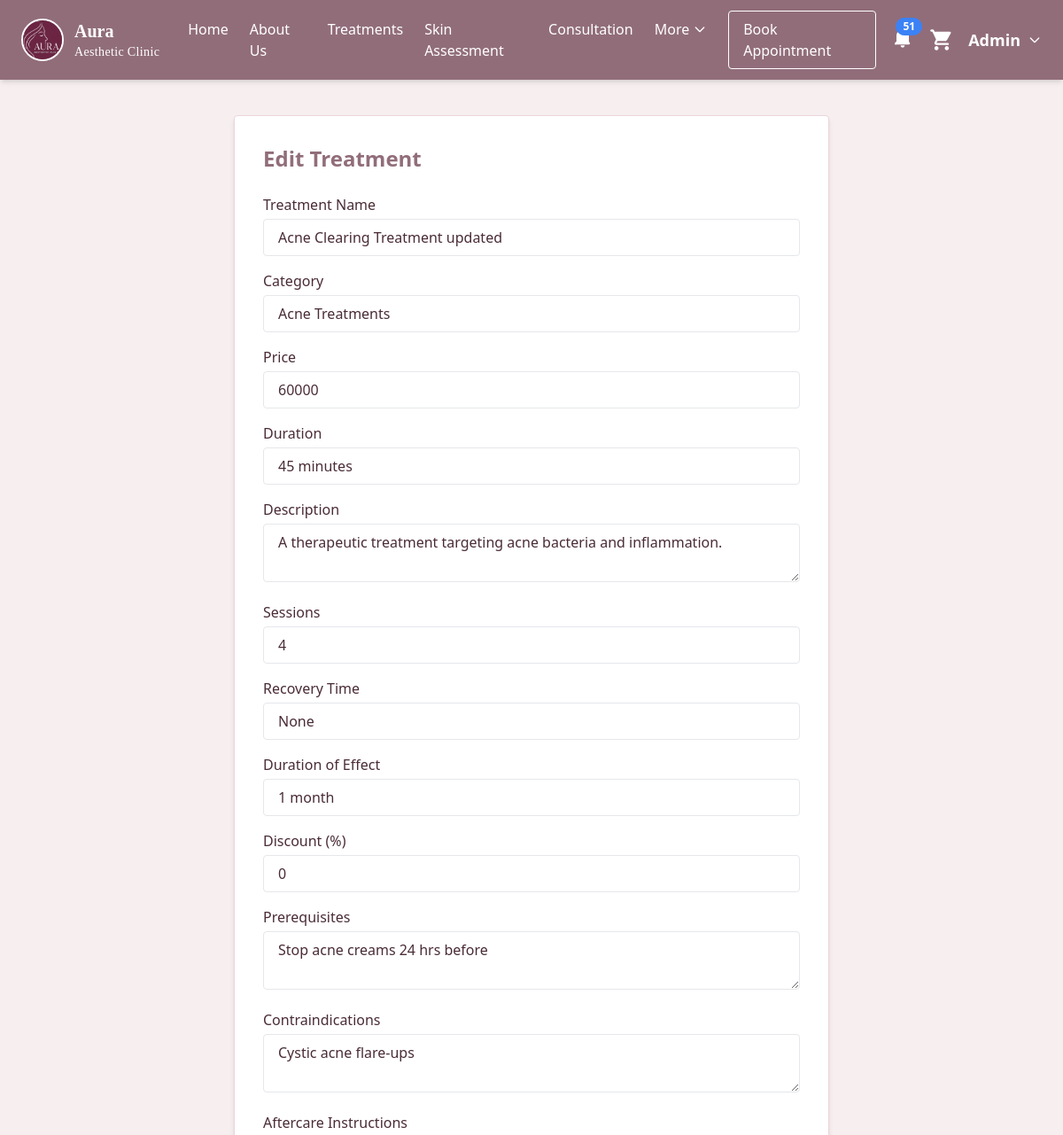
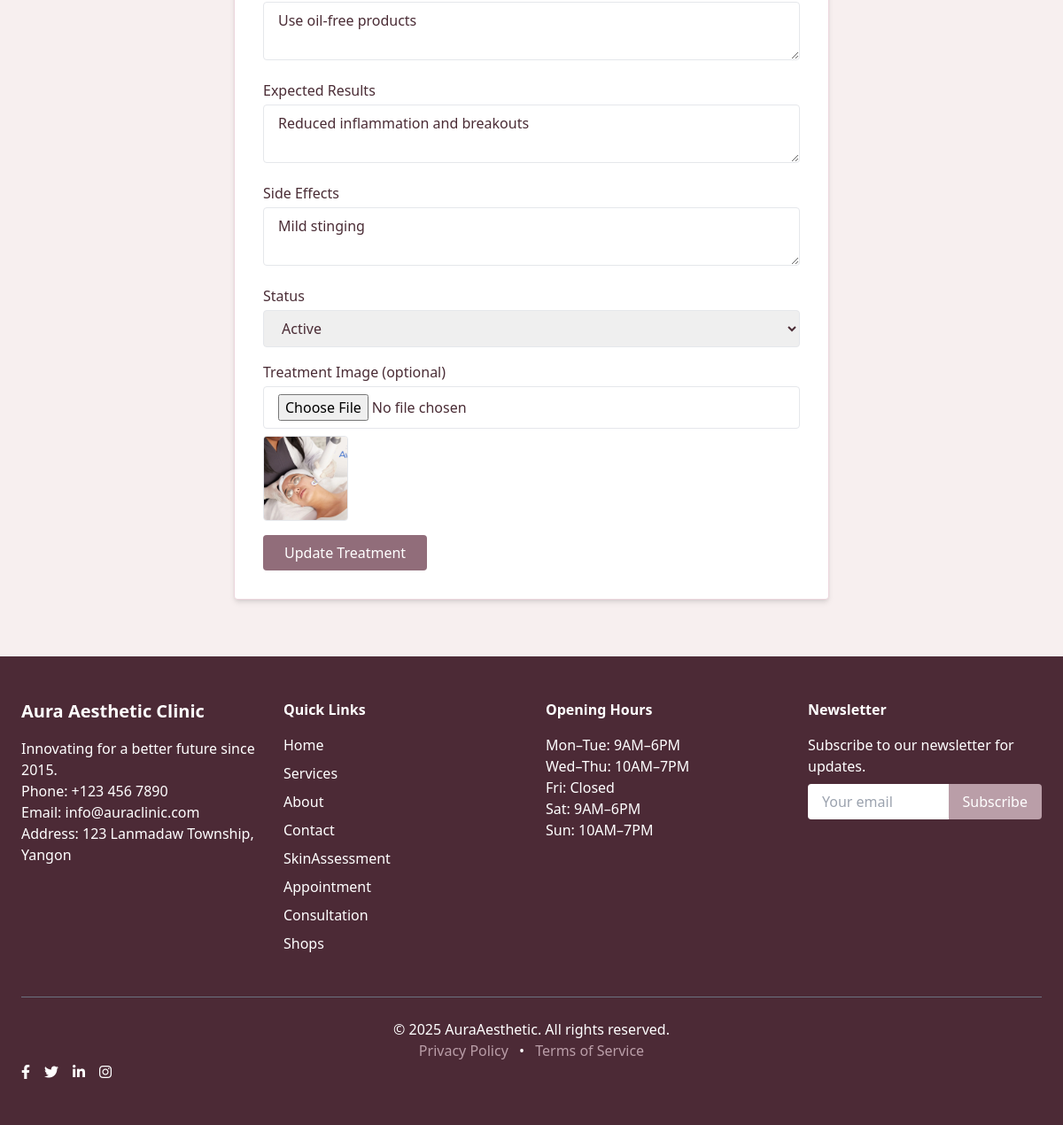
The app's page /treatmentedit.php?code=Tr_000016 (signed in) with its own data (2 pictures, top to bottom).
### tables this page shows
CREATE TABLE `treatment` (
  `TreatmentCode` varchar(30) NOT NULL,
  `TreatmentName` varchar(100) NOT NULL,
  `Category` varchar(50) NOT NULL,
  `CreatedDate` timestamp NOT NULL DEFAULT current_timestamp(),
  `ModifiedDate` timestamp NOT NULL DEFAULT current_timestamp(),
  `TreatmentImage` varchar(255) NOT NULL,
  `Price` int(11) NOT NULL,
  `Duration` varchar(50) NOT NULL,
  `Descriptions` text NOT NULL,
  `Sessions` int(11) NOT NULL,
  `RecoveryTime` varchar(50) NOT NULL,
  `DurationOfEffect` varchar(50) NOT NULL,
  `Discount` int(11) NOT NULL,
  `Prerequisites` text NOT NULL,
  `Contraindications` text NOT NULL,
  `AftercareInstructions` text NOT NULL,
  `ExpectedResults` text NOT NULL,
  `SideEffects` text NOT NULL,
  `Status` varchar(30) NOT NULL,
  `IsNotified` tinyint(1) NOT NULL
);

### treatmentedit.php (the view, shortened to what this page needs)
<?php
include('connect.php');
include('header.php');
$treatmentCode = $_GET['code'];
$query = "SELECT * FROM treatment WHERE TreatmentCode = '$treatmentCode'";
$result = mysqli_query($connect, $query);
$data = mysqli_fetch_assoc($result);
?>
<body class="bg-[#F7EFEF] text-[#4A2C35] font-sans">
    <?php include 'navbar.php'; ?>
    <div class="max-w-2xl mx-auto bg-white mt-10 p-8 rounded shadow-md border border-[#EBD5DC] mb-16">
        <h1 class="text-2xl font-bold text-[#916D7A] mb-6">Edit Treatment</h1>
        <form action="" method="POST" enctype="multipart/form-data" class="space-y-4">
            <div>
                <label class="block font-medium mb-1">Treatment Name</label>
                <input type="text" name="treatment_name" value="<?php echo htmlspecialchars($data['TreatmentName']); ?>" required class="w-full px-4 py-2 border rounded" />
            </div>
            <div>
                <label class="block font-medium mb-1">Category</label>
                <input type="text" name="category" value="<?php echo htmlspecialchars($data['Category']); ?>" required class="w-full px-4 py-2 border rounded" />
            </div>
            <div>
                <label class="block font-medium mb-1">Price</label>
                <input type="number" name="price" value="<?php echo htmlspecialchars($data['Price']); ?>" required class="w-full px-4 py-2 border rounded" />
            </div>
            <div>
                <label class="block font-medium mb-1">Duration</label>
                <input type="text" name="duration" value="<?php echo htmlspecialchars($data['Duration']); ?>" class="w-full px-4 py-2 border rounded" />
            </div>
            <div>
                <label class="block font-medium mb-1">Description</label>
                <textarea name="description" class="w-full px-4 py-2 border rounded"><?php echo htmlspecialchars($data['Descriptions']); ?></textarea>
            </div>
            <div>
                <label class="block font-medium mb-1">Sessions</label>
                <input type="text" name="sessions" value="<?php echo htmlspecialchars($data['Sessions']); ?>" class="w-full px-4 py-2 border rounded" />
            </div>
            <div>
                <label class="block font-medium mb-1">Recovery Time</label>
                <input type="text" name="recovery" value="<?php echo htmlspecialchars($data['RecoveryTime']); ?>" class="w-full px-4 py-2 border rounded" />
            </div>
            <div>
                <label class="block font-medium mb-1">Duration of Effect</label>
                <input type="text" name="duration_effect" value="<?php echo htmlspecialchars($data['DurationOfEffect']); ?>" class="w-full px-4 py-2 border rounded" />
            </div>
            <div>
                <label class="block font-medium mb-1">Discount (%)</label>
                <input type="number" name="discount" value="<?php echo htmlspecialchars($data['Discount']); ?>" class="w-full px-4 py-2 border rounded" />
            </div>
            <div>
                <label class="block font-medium mb-1">Prerequisites</label>
                <textarea name="prerequisites" class="w-full px-4 py-2 border rounded"><?php echo htmlspecialchars($data['Prerequisites']); ?></textarea>
            </div>
            <div>
                <label class="block font-medium mb-1">Contraindications</label>
                <textarea name="contraindications" class="w-full px-4 py-2 border rounded"><?php echo htmlspecialchars($data['Contraindications']); ?></textarea>
            </div>
            <div>
                <label class="block font-medium mb-1">Aftercare Instructions</label>
                <textarea name="aftercare" class="w-full px-4 py-2 border rounded"><?php echo htmlspecialchars($data['AftercareInstructions']); ?></textarea>
            </div>
            <div>
                <label class="block font-medium mb-1">Expected Results</label>
                <textarea name="expected_results" class="w-full px-4 py-2 border rounded"><?php echo htmlspecialchars($data['ExpectedResults']); ?></textarea>
            </div>
            <div>
                <label class="block font-medium mb-1">Side Effects</label>
                <textarea name="side_effects" class="w-full px-4 py-2 border rounded"><?php echo htmlspecialchars($data['SideEffects']); ?></textarea>
            </div>
            <div>
                <label class="block font-medium mb-1">Status</label>
                <select name="status" class="w-full px-4 py-2 border rounded">
                    <option value="Active" <?php if ($data['Status'] == 'Active') echo 'selected'; ?>>Active</option>
                </select>
            </div>
            <div>
                <label class="block font-medium mb-1">Treatment Image (optional)</label>
                <input type="file" name="fileimage" class="w-full px-4 py-2 border rounded" />
                <?php if ($data['TreatmentImage']) { ?>
                    <img src="<?php echo $data['TreatmentImage']; ?>" alt="Current Image" class="w-24 h-24 object-cover mt-2 border rounded" />
                <?php } ?>
            </div>
            <button type="submit" name="btnupdate" class="px-6 py-2 bg-[#916D7A] text-white rounded hover:bg-[#6E4B57]">Update Treatment</button>
        </form>
    </div>
</body>
<?php include 'footer.php'; ?>

### style.css (style rules this page uses)
body { background-color: pink; }

### records on screen
treatment: treatment_name "Acne Clearing Treatment updated", category "Acne Treatments", price "60000", duration "45 minutes", description "A therapeutic treatment targeting acne bacteria and inflammation.", sessions "4", recovery "None", duration_effect "1 month", discount "0", prerequisites "Stop acne creams 24 hrs before", contraindications "Cystic acne flare-ups", aftercare "Use oil-free products", expected_results "Reduced inflammation and breakouts", side_effects "Mild stinging", status "Active", TreatmentImage (picture)

### other values on screen
$staffNotiCount "51"
$staffName "Admin"
